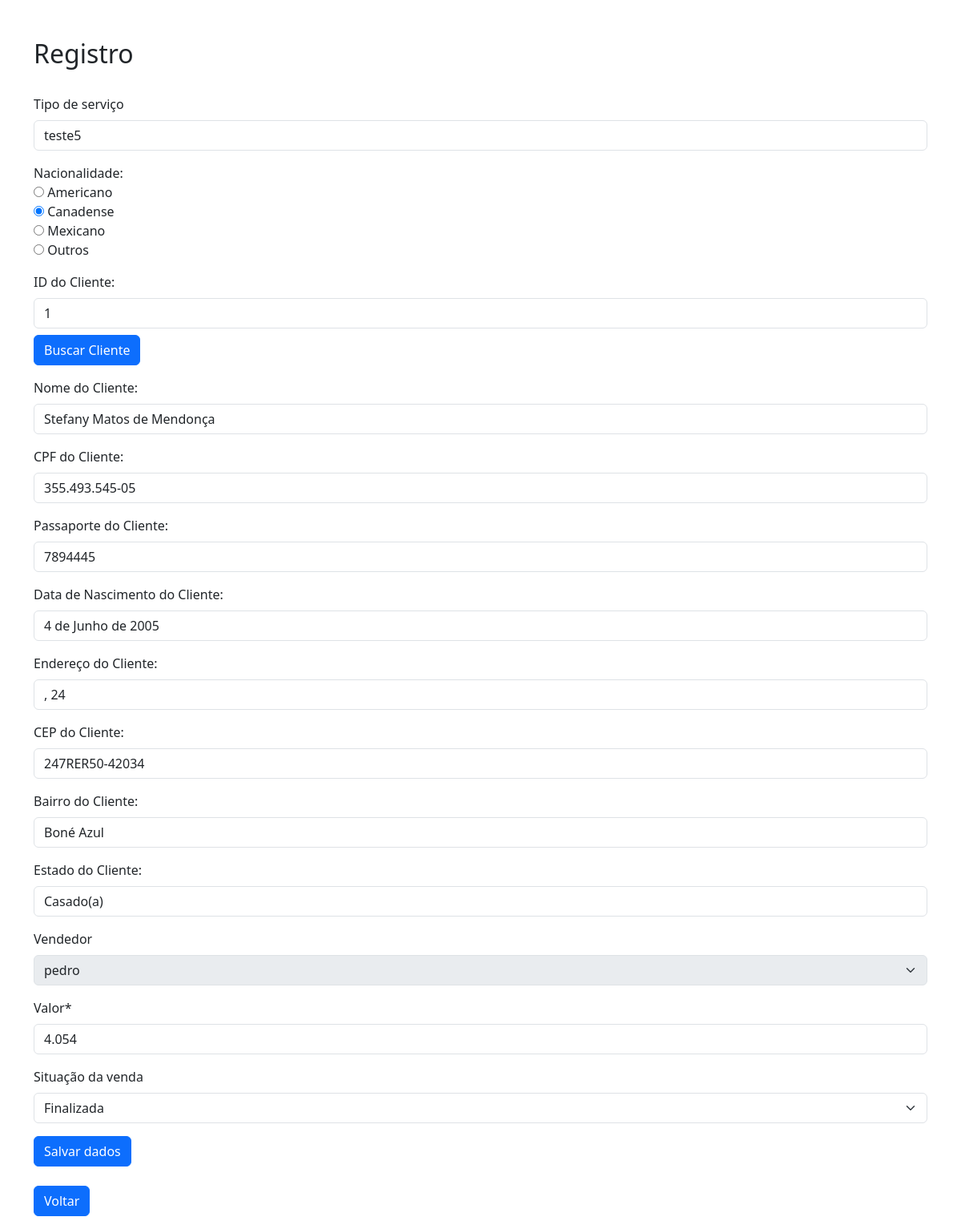
The page /venda/AtualizarFuncionario/-3?page=1 on the database its author committed.
### homeAdmin/models.py (models this page shows, shortened)
class Venda(models.Model):
    SITUACAO_CHOICES = [
        ("Mensal", "Mensal"),
        ("Finalizada", "Finalizada"),
    ]
    cliente = models.ForeignKey(CadCliente, on_delete=models.CASCADE)
    vendedor = models.ForeignKey(
        CustomUser_Funcionario, on_delete=models.CASCADE, null=True, blank=True
    )
    situacaoMensal = models.CharField(
        max_length=10,
        choices=SITUACAO_CHOICES,
        default="Mensal",
        null=True,
        blank=True,
        verbose_name="Situação da venda",
    )
    situacaoMensal_dataApoio = models.DateTimeField(
        auto_now_add=True
    )  # Registra quando foi atualizada a última vez
    data_venda = models.DateField(auto_now_add=True)
    valor = models.FloatField()
    finished_at = models.DateField(null=True, verbose_name="Data finalizado")
    tipo_servico = models.CharField(
        max_length=5000,
        null=True,
        verbose_name="Tipo de venda",
        help_text="Digite o tipo de serviço aqui.",
    )
    nacionalidade = models.CharField(
        max_length=20,
        choices=[
            ("Americano", "Americano"),
            ("Canadense", "Canadense"),
            ("Mexicano", "Mexicano"),
            ("Outros", "Outros"),
        ],
        default="Americano",
        blank=True,
        null=True,
    )
    nacionalidade_outros = models.CharField(
        max_length=100,
        blank=True,
        null=True,
        help_text='Especifique se você escolheu "Outros".',
    )

class CadCliente(models.Model):
    nome = models.CharField(
        max_length=100,
        null=False,
        verbose_name="Nome",
        help_text="Digite o nome aqui.",
    )
    celular = models.CharField(
        max_length=15,
        null=False,
        verbose_name="Celular",
        help_text="Digite seu Telefone aqui. como no exemplo: (21) 9xxxx-xxxx",
    )
    sexo_tipo = (("M", "Masculino"), ("F", "Feminino"))
    sexo = models.CharField(max_length=1, choices=sexo_tipo, verbose_name="Sexo")
    data_nascimento = models.DateField(
        verbose_name="Data de nascimento", help_text="Data de nascimento"
    )
    endereco = models.CharField(
        max_length=200,
        null=True,
        verbose_name="Endereço",
        help_text="Digite a endereço aqui.",
        blank=True
    )
    bairro = models.CharField(
        max_length=100,
        null=True,
        verbose_name="Bairro ",
        help_text="Digite a bairro aqui.",
        blank=True
    )
    estado = models.CharField(
        max_length=100,
        null=True,
        verbose_name="Estado",
        help_text="Digite a estado aqui.",
        blank=True
    )
    cep = models.CharField(
        max_length=14,
        null=True,
        blank=True,
        verbose_name="cep",
        help_text="Digite o cep aqui.",
    )
    rg = models.CharField(max_length=20, verbose_name="RG", null=False)
    cpf = models.CharField(
        max_length=14,
        unique=True,
        null=False,
        verbose_name="CPF",
        help_text="Digite o CPF aqui modelo: 000.000.000-00",
    )
    num_passaporte = models.CharField(
        max_length=20, verbose_name="Número de passaporte", null=True, unique=True, blank=True
    )
    finished_at = models.DateField(null=True, verbose_name="Data finalizado")
    anexo1 = models.FileField(
        upload_to='anexos/',  # Define o diretório onde os arquivos serão armazenados
        null=True,
        blank=True,
        verbose_name="Anexo",
        help_text="Envie um arquivo relacionado ao cliente."
    )
    anexo2 = models.FileField(
        upload_to='anexos/',  # Define o diretório onde os arquivos serão armazenados
        null=True,
        blank=True,
        verbose_name="Anexo",
        help_text="Envie um arquivo relacionado ao cliente."
    )
    anexo3 = models.FileField(
        upload_to='anexos/',  # Define o diretório onde os arquivos serão armazenados
        null=True,
        blank=True,
        verbose_name="Anexo",
        help_text="Envie um arquivo relacionado ao cliente."
    )

### homeFuncionario/views.py (the view, shortened to what this page needs)
class VendaUpdateViewFuncionario(UpdateView):
    model = VendaEspelho
    fields = ["vendedor", "valor", "situacaoMensal"]
    template_name = 'Vendas/formsVenda/cadastroVendaFuncionario_form.html'
    success_url = reverse_lazy("FuncionarioListagemVenda")
    def get_initial(self):
        initial = super().get_initial()
        venda = self.get_object()
        initial['valor'] = venda.valor
        initial['situacaoMensal'] = venda.situacaoMensal
        initial['tipo_servico'] = venda.tipo_servico
        initial['nacionalidade'] = venda.nacionalidade
        if venda.nacionalidade == 'outros':
            initial['nacionalidade_outros'] = venda.nacionalidade_outros
        if venda.cliente:
            initial['cliente'] = venda.cliente.nome
            initial['cpf_cliente'] = venda.cliente.cpf
            initial['pk_cliente'] = venda.cliente.pk
            initial['passaporte_cliente'] = venda.cliente.num_passaporte
            initial['data_nascimento_cliente'] = venda.cliente.data_nascimento
            initial['endereco_cliente'] = venda.cliente.endereco
            initial['cep_cliente'] = venda.cliente.cep
            initial['bairro_cliente'] = venda.cliente.bairro
            initial['estado_cliente'] = venda.cliente.estado
        return initial
    def get_context_data(self, **kwargs):
        context = super().get_context_data(**kwargs)
        context['clientes'] = CadastroEspelho.objects.all()
        context.update(self.get_initial())
        return context
    def get_form(self, form_class=None):
        form = super().get_form(form_class)
        form.fields["vendedor"].widget.attrs["disabled"] = True
        return form

### homeFuncionario/templates/Vendas/formsVenda/cadastroVendaFuncionario_form.html (shortened to what this page needs)
{% load crispy_forms_filters %}
{% load crispy_forms_tags %}
<!DOCTYPE html>
<html lang="en">
<head>
   <link href="https://cdn.jsdelivr.net/npm/bootstrap@5.3.0-alpha3/dist/css/bootstrap.min.css" rel="stylesheet">
</head>
<body>
<div class="container mt-5">
   <div class="right-section">
       <h2>Registro</h2><br>
       <form method="POST">
          <div class="mb-3">
    <label for="tipo_servico" class="form-label">Tipo de serviço</label>
    <input type="text" name="tipo_servico" id="tipo_servico" class="form-control"
           value="{{ form.initial.tipo_servico|default_if_none:'' }}" placeholder="Digite o tipo de serviço aqui.">
</div>
       <div class="mb-3">
    <label>Nacionalidade:</label><br>
    <input type="radio" id="americano" name="nacionalidade" value="americano" onclick="toggleOtherField()"
    {% if form.initial.nacionalidade == "americano" %}checked{% endif %}>
    <label for="americano">Americano</label><br>
    <input type="radio" id="canadense" name="nacionalidade" value="canadense" onclick="toggleOtherField()"
    {% if form.initial.nacionalidade == "canadense" %}checked{% endif %}>
    <label for="canadense">Canadense</label><br>
    <input type="radio" id="mexicano" name="nacionalidade" value="mexicano" onclick="toggleOtherField()"
    {% if form.initial.nacionalidade == "mexicano" %}checked{% endif %}>
    <label for="mexicano">Mexicano</label><br>
    <input type="radio" id="outros" name="nacionalidade" value="outros" onclick="toggleOtherField()"
    {% if form.initial.nacionalidade == "outros" %}checked{% endif %}>
    <label for="outros">Outros</label><br>
</div>
           <div class="mb-3">
               <label for="pk_cliente" class="form-label">ID do Cliente:</label>
               <input type="text" name="pk_cliente" id="pk_cliente" class="form-control" value="{{ pk_cliente }}">
               <button type="button" class="btn btn-primary mt-2" onclick="buscarCliente()">Buscar Cliente</button>
           </div>
            <div class="mb-3">
               <label for="cliente" class="form-label">Nome do Cliente:</label>
               <input list="clientes" name="cliente" id="cliente" class="form-control" value="{{ cliente }}">
           </div>
           <div class="mb-3">
               <label for="cpf_cliente" class="form-label">CPF do Cliente:</label>
               <input type="text" name="cpf_cliente" id="cpf_cliente" class="form-control" value="{{ cpf_cliente }}">
           </div>
<div class="mb-3">
   <label for="passaporte_cliente" class="form-label">Passaporte do Cliente:</label>
   <input type="text" name="passaporte_cliente" id="passaporte_cliente" class="form-control" value="{{ passaporte_cliente }}">
</div>
<div class="mb-3">
   <label for="data_nascimento_cliente" class="form-label">Data de Nascimento do Cliente:</label>
   <input type="text" name="data_nascimento_cliente" id="data_nascimento_cliente" class="form-control" value="{{ data_nascimento_cliente }}">
</div>
<div class="mb-3">
   <label for="endereco_cliente" class="form-label">Endereço do Cliente:</label>
   <input type="text" name="endereco_cliente" id="endereco_cliente" class="form-control" value="{{ endereco_cliente }}">
</div>
<div class="mb-3">
   <label for="cep_cliente" class="form-label">CEP do Cliente:</label>
   <input type="text" name="cep_cliente" id="cep_cliente" class="form-control" value="{{ cep_cliente }}">
</div>
<div class="mb-3">
   <label for="bairro_cliente" class="form-label">Bairro do Cliente:</label>
   <input type="text" name="bairro_cliente" id="bairro_cliente" class="form-control" value="{{ bairro_cliente }}">
</div>
<div class="mb-3">
   <label for="estado_cliente" class="form-label">Estado do Cliente:</label>
   <input type="text" name="estado_cliente" id="estado_cliente" class="form-control" value="{{ estado_cliente }}">
</div>
           {{ form|crispy }}
           <button type="submit" class="btn btn-primary">Salvar dados</button>
       </form>
   <br>
       <p><a class="btn btn-primary" href="{% url 'homeFuncionario' %}">Voltar</a></p>
   </div>
</div>
</body>
</html>

### homeFuncionario/templates/Vendas/formsVenda/cadastroVendaFuncionario_form.html (style rules this page uses)
.mb-3 { margin-bottom: 1rem; }

### rows shown on the page
Venda: tipo_servico "teste5", nacionalidade "☐ Americano", nacionalidade "☑ Canadense", nacionalidade "☐ Mexicano", nacionalidade "☐ Outros", vendedor "pedro", valor "4.054", situacaoMensal "Finalizada"
CadCliente: cliente "Stefany Matos de Mendonça", cpf_cliente "355.493.545-05", passaporte_cliente "7894445", data_nascimento_cliente "4 de Junho de 2005", endereco_cliente ", 24", cep_cliente "247RER50-42034", bairro_cliente "Boné Azul", estado_cliente "Casado(a)"
